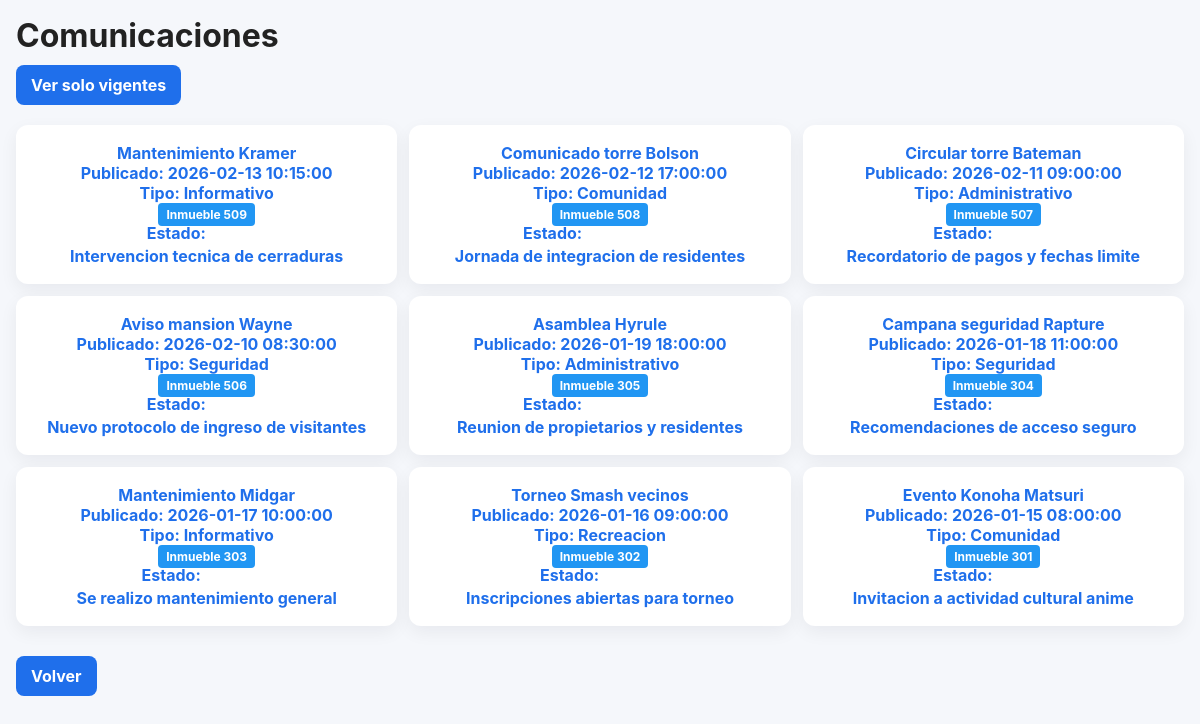
Page /programas/comun/listar_comunicaciones.php?historial=1 (signed in) on the committed database.
### tables this page shows
CREATE TABLE COMUNICACIONES (
  id INT AUTO_INCREMENT PRIMARY KEY,
  titulo VARCHAR(100),
  tipo VARCHAR(50),
  estado VARCHAR(20),
  contenido TEXT,
  fecha DATETIME,
  id_inmueble INT NULL,
  
  FOREIGN KEY (id_inmueble) REFERENCES INMUEBLES(id_inmueble)
);

CREATE TABLE INMUEBLES (
    id_inmueble INT AUTO_INCREMENT PRIMARY KEY,
    numero VARCHAR(10),
    id_torre INT,
    area DECIMAL(10,2),
    parqueadero VARCHAR(20),
    id_propietario INT,

    FOREIGN KEY (id_torre) REFERENCES TORRES(id_torre),
    FOREIGN KEY (id_propietario) REFERENCES PROPIETARIOS(id_propietario)
);

### programas/comun/listar_comunicaciones.php (the view, shortened to what this page needs)
<?php
include("conexion.php");
$rol = $_SESSION['rol'] ?? null;
$check_file_col = mysqli_query($conexion, "SHOW COLUMNS FROM COMUNICACIONES LIKE 'url_archivo'");
if($check_file_col && mysqli_num_rows($check_file_col) === 0){
        mysqli_query($conexion, "ALTER TABLE COMUNICACIONES ADD COLUMN url_archivo VARCHAR(255) NULL");
}
$historial = isset($_GET['historial']) && $_GET['historial'] === '1';
$embed = isset($_GET['embed']) && $_GET['embed'] === '1';
if(intval($rol) === 1 || intval($rol) === 2){
        if($historial){
                $sql = "SELECT c.*, i.numero AS numero_inmueble
                                FROM COMUNICACIONES c
                                LEFT JOIN INMUEBLES i ON c.id_inmueble = i.id_inmueble
                                ORDER BY c.fecha DESC";
        } else {
                $sql = "SELECT c.*, i.numero AS numero_inmueble
                                FROM COMUNICACIONES c
                                LEFT JOIN INMUEBLES i ON c.id_inmueble = i.id_inmueble
                                WHERE c.estado IN ('Activa','Vigente','Prioritario')
                                ORDER BY c.fecha DESC";
        }
}
$resultado = mysqli_query($conexion, $sql);
?>
<!doctype html>
<html lang="es">
<head>
<link rel="stylesheet" href="../../css/style.css">
</head>
<body>
<div class="container">
<h1>Comunicaciones</h1>
<?php if (!$embed): ?>
<div style="margin-bottom:16px;">
    <?php if ($historial): ?>
        <a href="listar_comunicaciones.php" class="buttonplace">Ver solo vigentes</a>
    <?php else: ?>
        <a href="listar_comunicaciones.php?historial=1" class="buttonplace">Ver historial completo</a>
    <?php endif; ?>
</div>
<?php endif; ?>
<div class="cards">
<?php if(!$resultado || mysqli_num_rows($resultado) === 0): ?>
    <div class="card">No hay comunicaciones disponibles.</div>
<?php else: ?>
    <?php while($row = mysqli_fetch_assoc($resultado)): ?>
        <div class="card">
            <?php if (!empty($row['url_archivo'])): ?>
                <a href="../<?php echo htmlspecialchars($row['url_archivo']); ?>" target="_blank" style="font-weight:700;text-decoration:none;color:inherit;">
                    <?php echo htmlspecialchars($row['titulo']); ?>
                </a><br>
            <?php else: ?>
                <strong><?php echo htmlspecialchars($row['titulo']); ?></strong><br>
            <?php endif; ?>
            Publicado: <?php echo htmlspecialchars($row['fecha']); ?><br>
            Tipo: <?php echo htmlspecialchars($row['tipo']); ?><br>
            <?php if (is_null($row['id_inmueble'])): ?>
                <span style="background-color:#4CAF50;color:white;padding:4px 8px;border-radius:4px;font-size:12px;">Comunicacion Global</span>
            <?php else: ?>
                <span style="background-color:#2196F3;color:white;padding:4px 8px;border-radius:4px;font-size:12px;">Inmueble <?php echo htmlspecialchars((string)$row['numero_inmueble']); ?></span>
            <?php endif; ?>
            <br>
            Estado:
            <span class="tag <?php
                if ($row['estado'] === 'Activa') echo 'tag-activa';
                if ($row['estado'] === 'Vigente') echo 'tag-vigente';
                if ($row['estado'] === 'Prioritario') echo 'tag-prioritario';
                if ($row['estado'] === 'Inactiva') echo 'tag-inactiva';
            ?>"><?php echo htmlspecialchars($row['estado']); ?></span>
            <p><?php echo nl2br(htmlspecialchars($row['contenido'])); ?></p>
        </div>
    <?php endwhile; ?>
<?php endif; ?>
</div>
<?php if (!$embed): ?>
    <br>
    <?php if (intval($rol) === 1 || intval($rol) === 2): ?>
        <a href="../../html/admin/placeholders/comunicaciones.html" class="buttonplace">Volver</a>
    <?php elseif (intval($rol) === 4): ?>
        <a href="../../html/propietario/placeholders/ver_comunicaciones_propietario.html" class="buttonplace">Volver</a>
    <?php else: ?>
        <a href="../../html/residente/placeholders/ver_comunicaciones.html" class="buttonplace">Volver</a>
    <?php endif; ?>
<?php endif; ?>
</div>
</body>
</html>

### css/style.css (style rules this page uses)
* { box-sizing: border-box; margin: 0; padding: 0; }
html,body { height: 100%; font-family: Inter, "Segoe UI", Roboto, Arial, sans-serif; color: #222; background:#f5f7fb; }
:root { --primary: #1f6feb; --dark: #0b2545; --muted: #667085; --card-bg: #ffffff; --accent: #06b6d4; --glass: rgba(255,255,255,0.6); }
.buttonplace { background:var(--primary);color:white;padding:10px 15px; margin-top: 10px; display: inline-block;text-decoration:none;border:none;border-radius:8px;font-weight:700 }
.buttonplace, .login-btn { transition: transform 0.15s ease, box-shadow 0.2s ease, filter 0.2s ease; }
.container { max-width:1200px; margin: 0 auto; padding: 16px; }
.cards { display:grid; gap:12px; grid-template-columns: repeat(3,1fr); margin-top:20px; color: #0083f5; }
.card { background: var(--card-bg); padding: 18px; border-radius: 12px; box-shadow: 0 6px 18px rgba(16,24,40,0.06); font-weight: 700; text-align: center; text-decoration: none; color: var(--primary); display: block; transition: 0.3s; }
.tag { display: inline-block; padding: 4px 10px; border-radius: 12px; font-size: 12px; font-weight: 600; color: #fff; }
@media (min-width:1024px) { .cards { grid-template-columns: repeat(3,1fr); } }

### rows in the picture
comunicaciones: titulo "Mantenimiento Kramer", fecha "2026-02-13 10:15:00", tipo "Informativo", id_inmueble.numero "509", contenido "Intervencion tecnica de cerraduras"
comunicaciones: titulo "Comunicado torre Bolson", fecha "2026-02-12 17:00:00", tipo "Comunidad", id_inmueble.numero "508", contenido "Jornada de integracion de residentes"
comunicaciones: titulo "Circular torre Bateman", fecha "2026-02-11 09:00:00", tipo "Administrativo", id_inmueble.numero "507", contenido "Recordatorio de pagos y fechas limite"
comunicaciones: titulo "Aviso mansion Wayne", fecha "2026-02-10 08:30:00", tipo "Seguridad", id_inmueble.numero "506", contenido "Nuevo protocolo de ingreso de visitantes"
comunicaciones: titulo "Asamblea Hyrule", fecha "2026-01-19 18:00:00", tipo "Administrativo", id_inmueble.numero "305", contenido "Reunion de propietarios y residentes"
comunicaciones: titulo "Campana seguridad Rapture", fecha "2026-01-18 11:00:00", tipo "Seguridad", id_inmueble.numero "304", contenido "Recomendaciones de acceso seguro"
comunicaciones: titulo "Mantenimiento Midgar", fecha "2026-01-17 10:00:00", tipo "Informativo", id_inmueble.numero "303", contenido "Se realizo mantenimiento general"
comunicaciones: titulo "Torneo Smash vecinos", fecha "2026-01-16 09:00:00", tipo "Recreacion", id_inmueble.numero "302", contenido "Inscripciones abiertas para torneo"
comunicaciones: titulo "Evento Konoha Matsuri", fecha "2026-01-15 08:00:00", tipo "Comunidad", id_inmueble.numero "301", contenido "Invitacion a actividad cultural anime"
